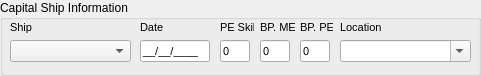
   <widget class="QGroupBox" name="groupBox" >
    <property name="geometry" >
     <rect>
      <x>10</x>
      <y>10</y>
      <width>481</width>
      <height>76</height>
     </rect>
    </property>
    <property name="title" >
     <string>Capital Ship Information</string>
    </property>
    <widget class="QWidget" name="widget" >
     <property name="geometry" >
      <rect>
       <x>10</x>
       <y>20</y>
       <width>121</width>
       <height>42</height>
      </rect>
     </property>
     <layout class="QVBoxLayout" >
      <property name="margin" >
       <number>0</number>
      </property>
      <property name="spacing" >
       <number>6</number>
      </property>
      <item>
       <widget class="QLabel" name="label_2" >
        <property name="font" >
         <font>
          <family>MS Shell Dlg 2</family>
          <pointsize>8</pointsize>
          <weight>50</weight>
          <italic>false</italic>
          <bold>false</bold>
          <underline>false</underline>
          <strikeout>false</strikeout>
         </font>
        </property>
        <property name="text" >
         <string>Ship</string>
        </property>
       </widget>
      </item>
      <item>
       <widget class="QComboBox" name="itemCombo" >
        <property name="font" >
         <font>
          <family>MS Shell Dlg 2</family>
          <pointsize>8</pointsize>
          <weight>50</weight>
          <italic>false</italic>
          <bold>false</bold>
          <underline>false</underline>
          <strikeout>false</strikeout>
         </font>
        </property>
       </widget>
      </item>
     </layout>
    </widget>
    <widget class="QWidget" name="widget" >
     <property name="geometry" >
      <rect>
       <x>340</x>
       <y>20</y>
       <width>131</width>
       <height>42</height>
      </rect>
     </property>
     <layout class="QVBoxLayout" >
      <property name="margin" >
       <number>0</number>
      </property>
      <property name="spacing" >
       <number>6</number>
      </property>
      <item>
       <widget class="QLabel" name="label_6" >
        <property name="font" >
         <font>
          <family>MS Shell Dlg 2</family>
          <pointsize>8</pointsize>
          <weight>50</weight>
          <italic>false</italic>
          <bold>false</bold>
          <underline>false</underline>
          <strikeout>false</strikeout>
         </font>
        </property>
        <property name="text" >
         <string>Location</string>
        </property>
       </widget>
      </item>
      <item>
       <widget class="QComboBox" name="locationCombo" >
        <property name="font" >
         <font>
          <family>MS Shell Dlg 2</family>
          <pointsize>8</pointsize>
          <weight>50</weight>
          <italic>false</italic>
          <bold>false</bold>
          <underline>false</underline>
          <strikeout>false</strikeout>
         </font>
        </property>
        <property name="statusTip" >
         <string>Select the build location or type a new one.</string>
        </property>
        <property name="editable" >
         <bool>true</bool>
        </property>
       </widget>
      </item>
     </layout>
    </widget>
    <widget class="QWidget" name="widget" >
     <property name="geometry" >
      <rect>
       <x>220</x>
       <y>20</y>
       <width>34</width>
       <height>42</height>
      </rect>
     </property>
     <layout class="QVBoxLayout" >
      <property name="margin" >
       <number>0</number>
      </property>
      <property name="spacing" >
       <number>6</number>
      </property>
      <item>
       <widget class="QLabel" name="label_4" >
        <property name="font" >
         <font>
          <family>MS Shell Dlg 2</family>
          <pointsize>8</pointsize>
          <weight>50</weight>
          <italic>false</italic>
          <bold>false</bold>
          <underline>false</underline>
          <strikeout>false</strikeout>
         </font>
        </property>
        <property name="text" >
         <string>PE Skill</string>
        </property>
       </widget>
      </item>
      <item>
       <widget class="QLineEdit" name="PeSkill" >
        <property name="maximumSize" >
         <size>
          <width>30</width>
          <height>16777215</height>
         </size>
        </property>
        <property name="font" >
         <font>
          <family>MS Shell Dlg 2</family>
          <pointsize>8</pointsize>
          <weight>50</weight>
          <italic>false</italic>
          <bold>false</bold>
          <underline>false</underline>
          <strikeout>false</strikeout>
         </font>
        </property>
        <property name="inputMask" >
         <string>900; </string>
        </property>
        <property name="text" >
         <string>0</string>
        </property>
       </widget>
      </item>
     </layout>
    </widget>
    <widget class="QWidget" name="widget" >
     <property name="geometry" >
      <rect>
       <x>260</x>
       <y>20</y>
       <width>35</width>
       <height>42</height>
      </rect>
     </property>
     <layout class="QVBoxLayout" >
      <property name="margin" >
       <number>0</number>
      </property>
      <property name="spacing" >
       <number>6</number>
      </property>
      <item>
       <widget class="QLabel" name="label_5" >
        <property name="font" >
         <font>
          <family>MS Shell Dlg 2</family>
          <pointsize>8</pointsize>
          <weight>50</weight>
          <italic>false</italic>
          <bold>false</bold>
          <underline>false</underline>
          <strikeout>false</strikeout>
         </font>
        </property>
        <property name="text" >
         <string>BP. ME</string>
        </property>
       </widget>
      </item>
      <item>
       <widget class="QLineEdit" name="BpMe" >
        <property name="maximumSize" >
         <size>
          <width>30</width>
          <height>16777215</height>
         </size>
        </property>
        <property name="font" >
         <font>
          <family>MS Shell Dlg 2</family>
          <pointsize>8</pointsize>
          <weight>50</weight>
          <italic>false</italic>
          <bold>false</bold>
          <underline>false</underline>
          <strikeout>false</strikeout>
         </font>
        </property>
        <property name="inputMask" >
         <string>900; </string>
        </property>
        <property name="text" >
         <string>0</string>
        </property>
       </widget>
      </item>
     </layout>
    </widget>
    <widget class="QWidget" name="widget" >
     <property name="geometry" >
      <rect>
       <x>140</x>
       <y>20</y>
       <width>72</width>
       <height>42</height>
      </rect>
     </property>
     <layout class="QVBoxLayout" >
      <property name="margin" >
       <number>0</number>
      </property>
      <property name="spacing" >
       <number>6</number>
      </property>
      <item>
       <widget class="QLabel" name="label" >
        <property name="font" >
         <font>
          <family>MS Shell Dlg 2</family>
          <pointsize>8</pointsize>
          <weight>50</weight>
          <italic>false</italic>
          <bold>false</bold>
          <underline>false</underline>
          <strikeout>false</strikeout>
         </font>
        </property>
        <property name="text" >
         <string>Date</string>
        </property>
       </widget>
      </item>
      <item>
       <widget class="QLineEdit" name="date" >
        <property name="maximumSize" >
         <size>
          <width>70</width>
          <height>16777215</height>
         </size>
        </property>
        <property name="font" >
         <font>
          <family>MS Shell Dlg 2</family>
          <pointsize>8</pointsize>
          <weight>50</weight>
          <italic>false</italic>
          <bold>false</bold>
          <underline>false</underline>
          <strikeout>false</strikeout>
         </font>
        </property>
        <property name="inputMask" >
         <string>99/99/9999;_</string>
        </property>
        <property name="text" >
         <string>//</string>
        </property>
       </widget>
      </item>
     </layout>
    </widget>
    <widget class="QWidget" name="widget" >
     <property name="geometry" >
      <rect>
       <x>300</x>
       <y>20</y>
       <width>33</width>
       <height>42</height>
      </rect>
     </property>
     <layout class="QVBoxLayout" >
      <property name="margin" >
       <number>0</number>
      </property>
      <property name="spacing" >
       <number>6</number>
      </property>
      <item>
       <widget class="QLabel" name="label_10" >
        <property name="font" >
         <font>
          <family>MS Shell Dlg 2</family>
          <pointsize>8</pointsize>
          <weight>50</weight>
          <italic>false</italic>
          <bold>false</bold>
          <underline>false</underline>
          <strikeout>false</strikeout>
         </font>
        </property>
        <property name="text" >
         <string>BP. PE</string>
        </property>
       </widget>
      </item>
      <item>
       <widget class="QLineEdit" name="BpPe" >
        <property name="maximumSize" >
         <size>
          <width>30</width>
          <height>16777215</height>
         </size>
        </property>
        <property name="font" >
         <font>
          <family>MS Shell Dlg 2</family>
          <pointsize>8</pointsize>
          <weight>50</weight>
          <italic>false</italic>
          <bold>false</bold>
          <underline>false</underline>
          <strikeout>false</strikeout>
         </font>
        </property>
        <property name="inputMask" >
         <string>9; </string>
        </property>
        <property name="text" >
         <string>0</string>
        </property>
       </widget>
      </item>
     </layout>
    </widget>
   </widget>
